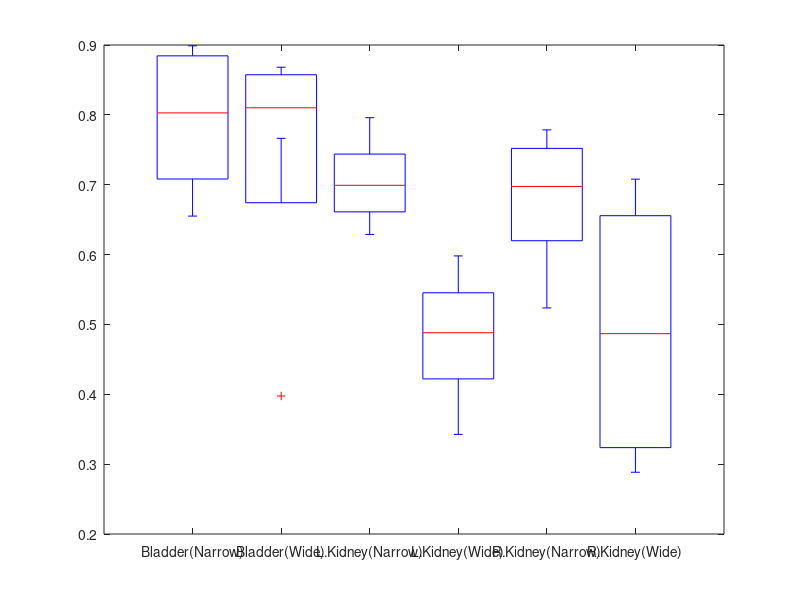

This chart was generated by the following MATLAB code: (Note: this script raises an error after producing the figure.)
bn= [0.6551,0.8797,0.7259,	0.8988]';
bw=	[0.7664,0.8538,	0.8682,	0.3976]';
ln=	[0.6288,0.7265,	0.6719,	0.796]';
lw= [0.5277,0.5981,	0.4485,	0.3426]';
rn= [0.7432,0.7785,	0.6519,	0.5236]';
rw= [0.708,	0.6382,	0.2884,	0.3354]';

wn=[0.6757	,0.7949,	0.683233333,	0.739466667];
ww=[0.667366667,	0.6967	,0.535033333,0.358533333];

%%
boxplot([bn,bw,ln,lw,rn,rw],'Labels',{'Bladder(Narrow)','Bladder(Wide)'...
    ,'L.Kidney(Narrow)','L.Kidney(Wide)','R.Kidney(Narrow)','R.Kidney(Wide)'});

%%
[p1,h1] = ranksum(bn,bw)
%%
[p,h] = ranksum(ln,lw)
%%
[p1,h1] = ranksum(rn,rw)

%%
[p1,h1] = ranksum(wn,ww)

%%
map = [0, 0, 0
    0.1, 0.5, 0.8
    0.2, 0.7, 0.6
    0.8, 0.7, 0.3
    0.9, 0.9, 0];
out = Imap2;
out(Imap2 == 4) = 0;
%imagesc(out(110:290,150:330,200)');
%imagesc(out(260:370,250:360,73)');
imagesc(out(:,:,200)');

axis tight equal off
colormap(map)
caxis([0 4])

%%
imagesc(wM3E1(260:370,250:360,73)');
axis tight equal off
caxis([0 0.7])
colormap(gray)

%%
map = [0, 0, 0
    0.1, 0.5, 0.8
    0.2, 0.7, 0.6
    0.8, 0.7, 0.3
    0.9, 0.9, 0];
out = Imap2;
out(Imap2 == 4) = 0;
imagesc(out(100:290,150:340,200)');
%imagesc(out(:,:,200)');
axis tight equal off
caxis([0 4])
colormap(map);